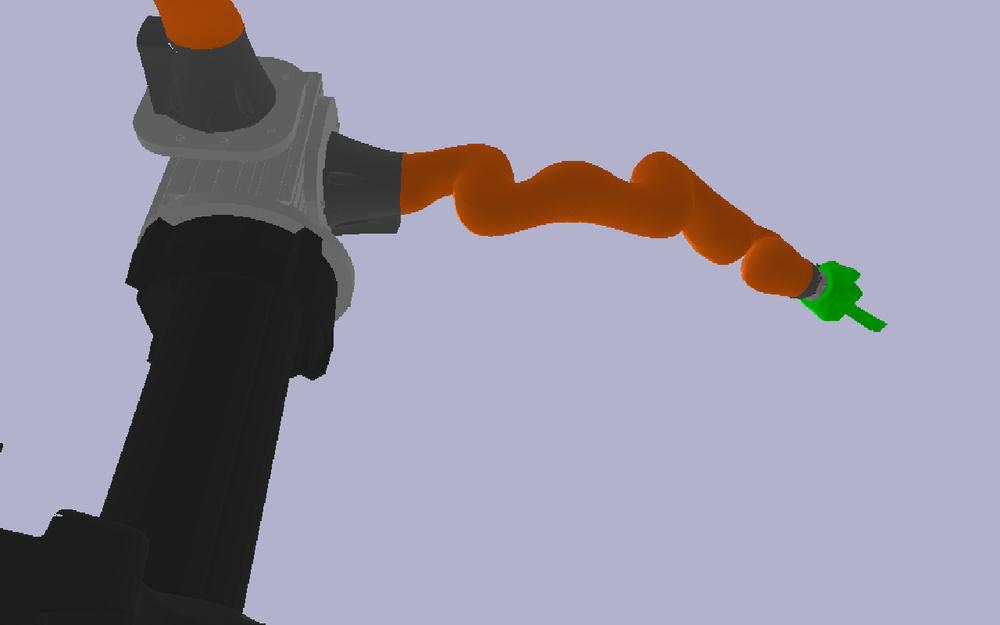
#> input picture current.png, 1000 x 625 px, shrunk from 1280 x 800 before the run, found by its file name
$ python aruco.py
#> lines starting #> are read from the running program, lines starting #| are printed output that depends on the picture; after the words box and inside, x2 and y2 are one past the last pixel; in counts of white or black regions, pixels touching at a corner belong together
import cv2
import numpy as np

class Marker:
    def __init__(self, corners, id, rvec=None, tvec=None):
        """
        Args:
            corners: 4 by 2 numpy mat for the 4 (u,v) corners of this marker
            id: id of this marker
            rvec: Rodrigues of this marker
            tvec: transform of this marker

        """
        self.corners = corners.reshape((4, 2))
        self.id = id
        (self.top_left, self.top_right, self.bottom_right, self.bottom_left) = corners

        # Compute centers
        self.c_x = int((self.top_left[0] + self.bottom_right[0]) / 2.0)
        self.c_y = int((self.top_left[1] + self.bottom_right[1]) / 2.0)

        # Build homogenous transform if possible
        if rvec is not None:
            self.build_transform(rvec, tvec)

    def build_transform(self, rvec, tvec):
        """
        Create homogenous transform from marker to camera

        """
        Rcm, _ = cv2.Rodrigues(rvec)
        self.Tcm = np.vstack((np.hstack((Rcm, tvec)), np.array([0.0, 0, 0, 1])))

aruco_dict = cv2.aruco.Dictionary_get(cv2.aruco.DICT_6X6_250)
aruco_params = cv2.aruco.DetectorParameters_create()

frame = cv2.imread("current.png")
#> frame is the input picture: shape (625, 1000, 3); mean B, G, R 164, 147.4, 150.8

out = []
(corners_all, ids_all, rejected) = cv2.aruco.detectMarkers(frame, aruco_dict, parameters=aruco_params)
#> corners_all = (); ids_all = None; rejected = ([[334, 138], [400, 159], [391, 228], [331, 227]],)
print(rejected)
#| (array([[[334., 138.],
#|         [400., 159.],
#|         [391., 228.],
#|         [331., 227.]]], dtype=float32),)
ids = []
if(ids_all is not None):
    ids = ids_all.flatten()

for marker in rejected:
    marker = marker[0]
    for corner in marker:
        cv2.circle(frame, ( int(corner[0]), int(corner[1]) ), 5, (0, 255, 0), -1)
#> this loop made 1 pass
#> marker on pass 1: [[334, 138], [400, 159], [391, 228], [331, 227]]
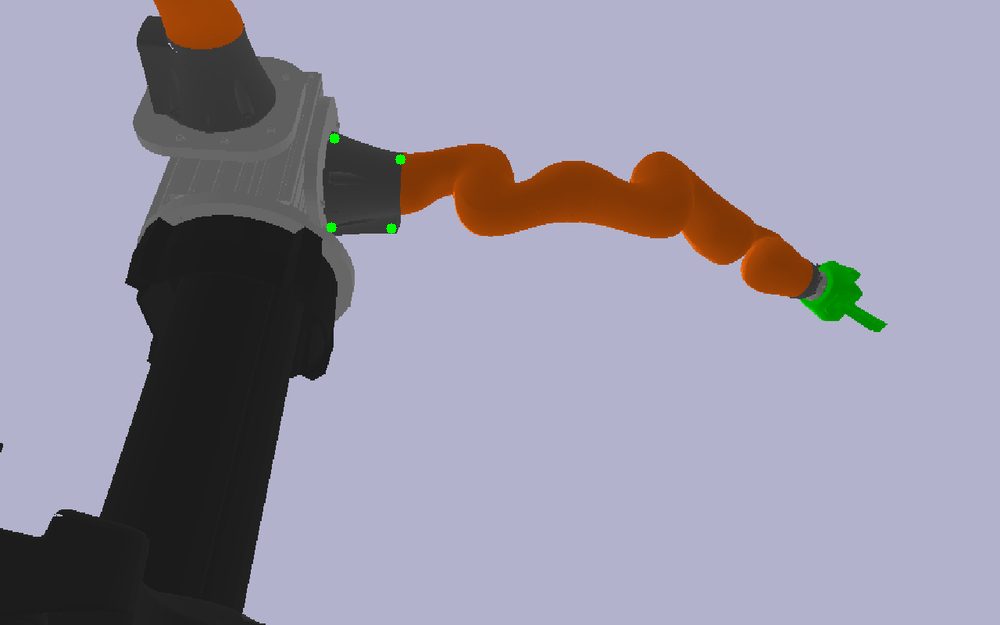
#> frame: shape (625, 1000, 3); 0.05% of pixels changed, all inside (x1, y1, x2, y2) = (326, 133, 406, 234)

# Loop over the detected ArUco corners
for (marker_corner, marker_id) in zip(corners_all, ids):
    # Extract the marker corners
    marker_corner = marker_corner.reshape((4, 2))
    marker = Marker(marker_corner, marker_id)

    # Convert the (x,y) coordinate pairs to integers
    top_right = (int(marker.top_right[0]), int(marker.top_right[1]))
    bottom_right = (int(marker.bottom_right[0]), int(marker.bottom_right[1]))
    bottom_left = (int(marker.bottom_left[0]), int(marker.bottom_left[1]))
    top_left = (int(marker.top_left[0]), int(marker.top_left[1]))

    # Draw the bounding box of the ArUco detection
    cv2.line(frame, top_left, top_right, (0, 255, 0), 2)
    cv2.line(frame, top_right, bottom_right, (0, 255, 0), 2)
    cv2.line(frame, bottom_right, bottom_left, (0, 255, 0), 2)
    cv2.line(frame, bottom_left, top_left, (0, 255, 0), 2)
    cv2.circle(frame, (marker.c_x, marker.c_y), 5, (255, 0, 0), -1)

    out.append(marker)
#> this loop made 0 passes
#> after the loop, out = []

cv2.imshow("frame", frame)
cv2.waitKey(0)
